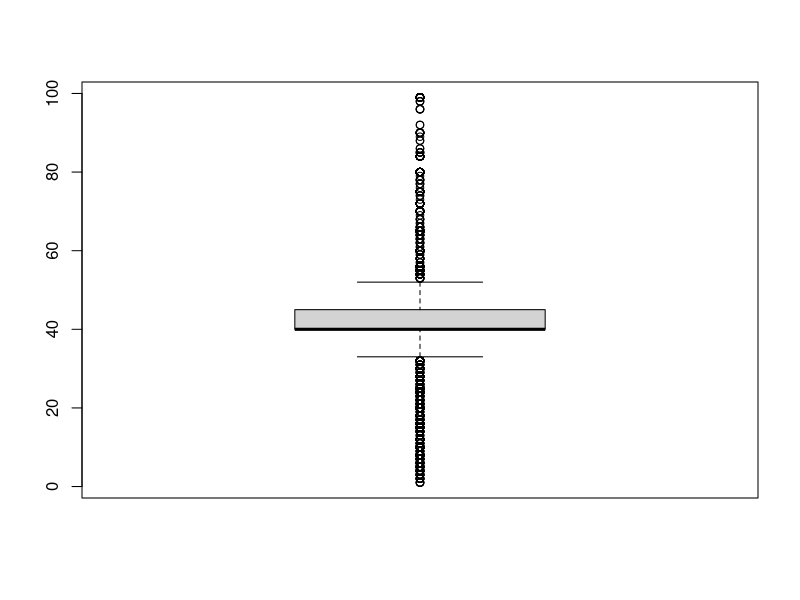

R code for this plot:
## 1
# Assegno la working directory
# Ho creato un progetto, quindi la workdir è già corretta.
setwd('C:/Files/Personali/Unige/Code/SD/StatGit/Esercitazione3/')
# Prendi il file adult.txt dalla workdir attuale e portalo
# in un data frame - I valori sotto rispettano il file importato

df_adult <- read.table(
  "../dataset/adult.txt",
  sep = ",",
  na.strings = "?",
  # La prima riga non va letta
  header = F,
  skip = 1,
  ## 2
  col.names = c(
    "age", "workclass", "fnlwgt", "education", "education-num",
    "marital-status", "occupation", "relationship", "race", "sex",
    "capital-gain", "capital-loss", "hours-per-week", "native-country", "income"
  )
)
# Trasformo tutte le variabili in chr a variabili
# in factor ( workclass, education, marital-status...)
# Cambio tutte le variabili chr in factor con un iterazione

# Itero attraverso i nomi di colonna
for (i in colnames(df_adult)) {
  # Se la classe del vettore colonna (uso [[]] per generare un vettore
  # anzi che un dataframe da una singola colonna) è character,
  # cambia quella colonna in fattore
  # print(class(df_adult[[i]])) //DEBUG
  if (class(df_adult[[i]]) == "character") {
    # Cat concatena i valori e li stampa, così posso mettere sia
    # i che la stringa nella stessa linea e ridurre la lunghezza
    cat("Cambio la classe di ", i, " a fattore\n")
    # (Chiamo la colonna come vettore con [[]] anzi che dataframe$nomecolonna
    # - che fa la stessa cosa - e cambio questo vettore in un factor)
    df_adult[[i]] <- as.factor(df_adult[[i]])
  }
}

df_adult_11 <- na.omit(df_adult)

for (i in colnames(df_adult)) {
  cat("\n\n#####\n TDC di ", i, "\n#####\n")
  # Conto le osservazioni per livello
  freq_colonna <- table(df_adult_11[[i]])
  print(freq_colonna)
  # Utilizzo la frequenza per rimuovere le righe con certi attributi
  for (l in levels(df_adult[[i]])) {
    # Prendo ogni livello del fattore
    # Se ce ne sono meno di 10, togli le righe con quelle osservazioni
    # da df_adult_11
    if (freq_colonna[l] < 11) {
      df_adult_11 <- df_adult_11[df_adult_11[[i]] != l, ]
    }
  }
}

##Es2

#a: Visualizza i 5 numeri di Tukey con setting della mediana di Rstudio

tukey <- fivenum(df_adult_11$hours.per.week)
cat("Minimo, Q1, Mediana/Q2, Q3, Massimo:\n", tukey)

#b: costruisci il box-plot della variabile hours.per.week
boxplot(df_adult_11$hours.per.week)